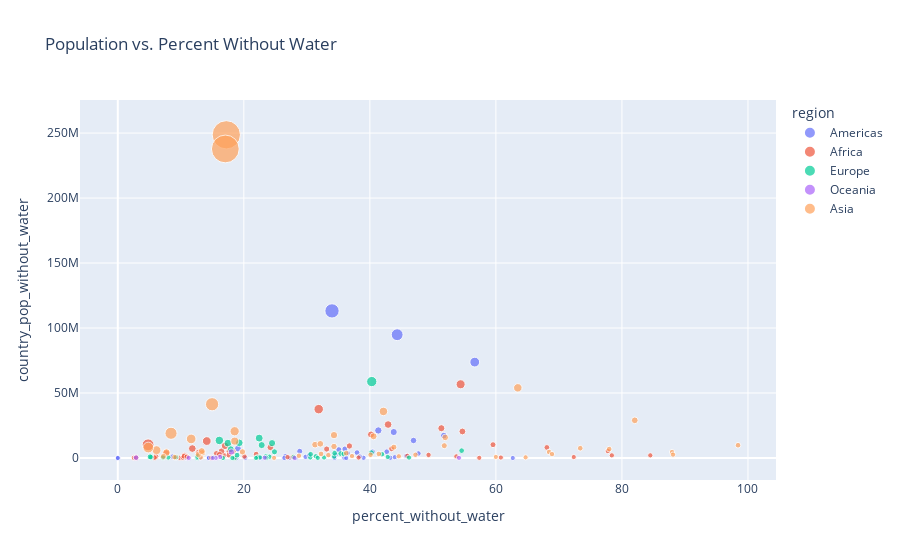

Notebook code for this chart:
### Code cell
# plot the countries by population withgout water and percent without water
px.scatter(df_countries, x="percent_without_water", y="country_pop_without_water", size="bubble_size", color="region", hover_name="bubble_text", title="Population vs. Percent Without Water")

### Figure 1 — Plotly figure (JSON) as saved in the notebook; plotly's stock layout.template omitted (floating-point values rounded to 4 significant figures)
{"data": [{"hovertemplate": "<b>%{hovertext}</b><br><br>region=Americas<br>percent_without_water=%{x}<br>country_pop_without_water=%{y}<br>bubble_size=%{marker.size}<extra></extra>", "hovertext": ["British Virgin Islands", "Saint Martin (French part)", "Panama", "Puerto Rico", "Suriname", "Belize", "Guyana", "El Salvador", "French Guiana", "Canada", "Honduras", "Haiti", "Guatemala", "Dominican Republic", "Costa Rica", "Turks and Caicos Islands", "Bahamas", "Colombia", "Chile", "Jamaica", "Curacao", "Nicaragua", "Ecuador", "United States", "Guadeloupe", "Cuba", "Paraguay", "Brazil", "Peru", "Martinique", "Trinidad and Tobago", "Saint Vincent and the Grenadines", "Saint Lucia", "Montserrat", "Venezuela", "Bolivia", "Mexico", "Falkland Islands", "Argentina", "Uruguay", "Grenada", "Saint Pierre and Miquelon", "Bonaire Sint Eustatius and Saba", "Saint Kitts and Nevis"], "legendgroup": "Americas", "marker": {"color": "#636efa", "size": [50.03, 50.04, 54.38, 52.83, 50.59, 50.4, 50.79, 56.52, 50.31, 88.07, 60.06, 61.54, 68.25, 60.95, 55.14, 50.04, 50.4, 101.3, 69.21, 52.97, 50.16, 56.7, 67.89, 382.9, 50.4, 61.32, 57.22, 264.0, 83.36, 50.37, 51.4, 50.11, 50.18, 50.0, 78.7, 61.83, 180.3, 50.0, 95.61, 53.49, 50.11, 50.01, 50.03, 50.05], "sizemode": "area", "sizeref": 3.736, "symbol": "circle"}, "mode": "markers", "name": "Americas", "orientation": "v", "showlegend": true, "type": "scatter", "x": [0, 0, 14.5, 29.8, 20.24, 13.02, 14.44, 30.4, 22.69, 19.06, 36.47, 8.687, 35.07, 37.97, 26.57, 18.84, 39.0, 41.34, 36.04, 38.39, 22.53, 34.55, 28.87, 33.99, 35.94, 42.68, 47.7, 44.33, 51.75, 43.25, 43.96, 14.46, 34.38, 62.68, 46.93, 40.42, 56.64, 36.26, 43.79, 45.77, 27.31, 10.82, 28.25, 26.42], "xaxis": "x", "y": [0, 0, 635300.0, 842800.0, 119800.0, 52710.0, 114100.0, 1982000.0, 69530.0, 7255000.0, 3670000.0, 1003000.0, 6401000.0, 4159000.0, 1366000.0, 7388.0, 154800.0, 21190000.0, 6923000.0, 1141000.0, 37140.0, 2316000.0, 5164000.0, 113200000.0, 143800.0, 4831000.0, 3444000.0, 94870000.0, 17260000.0, 162100.0, 616900.0, 16090.0, 63410.0, 3122.0, 13470000.0, 4783000.0, 73790000.0, 1279.0, 19970000.0, 1595000.0, 30860.0, 624.2, 7470.0, 14150.0], "yaxis": "y"}, {"hovertemplate": "<b>%{hovertext}</b><br><br>region=Africa<br>percent_without_water=%{x}<br>country_pop_without_water=%{y}<br>bubble_size=%{marker.size}<extra></extra>", "hovertext": ["Congo", "Mauritius", "Lesotho", "Eswatini", "Malawi", "Central African Republic", "Equatorial Guinea", "Zambia", "Mozambique", "Guinea-Bissau", "Uganda", "Tanzania", "Democratic Republic of Congo", "Sierra Leone", "Burundi", "South Africa", "Guinea", "Cameroon", "Togo", "Reunion", "Madagascar", "Nigeria", "Rwanda", "Egypt", "Zimbabwe", "Angola", "Cote d'Ivoire", "Ghana", "Gambia", "Liberia", "Kenya", "Gabon", "Benin", "Sao Tome and Principe", "Morocco", "Ethiopia", "Algeria", "Mali", "South Sudan", "Burkina Faso", "Tunisia", "Senegal", "Chad", "Eritrea", "Namibia", "Mauritania", "Botswana", "Niger", "Djibouti", "Sudan", "Somalia", "Western Sahara", "Libya"], "legendgroup": "Africa", "marker": {"color": "#EF553B", "size": [55.66, 51.27, 52.16, 51.17, 69.65, 54.92, 51.45, 68.92, 82.16, 52.02, 97.12, 111.5, 142.4, 58.14, 62.26, 110.0, 63.5, 77.22, 58.48, 50.9, 78.43, 261.4, 63.28, 154.3, 65.09, 83.93, 77.05, 81.73, 52.49, 55.18, 105.0, 52.28, 62.45, 50.22, 87.34, 167.9, 94.62, 70.86, 61.38, 71.5, 61.94, 67.2, 66.91, 53.6, 52.59, 54.78, 52.4, 75.13, 51.0, 94.91, 66.36, 50.61, 56.96], "sizemode": "area", "sizeref": 3.736, "symbol": "circle"}, "mode": "markers", "name": "Africa", "orientation": "v", "showlegend": true, "type": "scatter", "x": [20.1, 9.818, 27.69, 14.83, 6.035, 5.843, 18.57, 10.57, 12.83, 10.31, 7.685, 11.82, 14.12, 9.243, 16.83, 42.89, 10.52, 18.26, 10.97, 38.21, 17.66, 4.805, 21.96, 54.4, 12.81, 24.21, 17.72, 16.46, 26.95, 2.565, 17.01, 53.73, 17.62, 57.36, 54.68, 31.88, 51.35, 33.14, 2.915, 15.65, 68.09, 59.54, 16.14, 45.95, 78.4, 49.31, 84.5, 36.75, 72.36, 40.19, 43.46, 60.79, 77.77], "xaxis": "x", "y": [1137000.0, 125000.0, 597800.0, 173900.0, 1186000.0, 287500.0, 269300.0, 2000000.0, 4125000.0, 207900.0, 3621000.0, 7271000.0, 13040000.0, 752500.0, 2063000.0, 25750000.0, 1419000.0, 4970000.0, 929700.0, 344500.0, 5020000.0, 10160000.0, 2915000.0, 56720000.0, 1934000.0, 8215000.0, 4795000.0, 5224000.0, 670200.0, 132900.0, 9354000.0, 1224000.0, 2194000.0, 128100.0, 20420000.0, 37580000.0, 22910000.0, 6912000.0, 331800.0, 3365000.0, 8127000.0, 10240000.0, 2729000.0, 1655000.0, 2028000.0, 2355000.0, 2026000.0, 9236000.0, 725200.0, 18050000.0, 7110000.0, 371900.0, 5411000.0], "yaxis": "y"}, {"hovertemplate": "<b>%{hovertext}</b><br><br>region=Europe<br>percent_without_water=%{x}<br>country_pop_without_water=%{y}<br>bubble_size=%{marker.size}<extra></extra>", "hovertext": ["Sweden", "Netherlands", "Norway", "Albania", "Malta", "Lithuania", "Hungary", "Finland", "United Kingdom", "France", "Isle of Man", "Switzerland", "Slovakia", "Slovenia", "Austria", "Moldova", "Estonia", "Faeroe Islands", "Belarus", "Ireland", "Italy", "Poland", "Romania", "Latvia", "North Macedonia", "Denmark", "Bosnia and Herzegovina", "Bulgaria", "Belgium", "Ukraine", "Serbia", "Czechia", "Germany", "Russia", "Croatia", "Portugal", "Spain", "Montenegro", "Cyprus", "Liechtenstein", "Andorra", "Iceland", "Luxembourg", "Greece"], "legendgroup": "Europe", "marker": {"color": "#00cc96", "size": [60.16, 67.17, 55.47, 52.87, 50.44, 52.69, 59.63, 55.55, 118.2, 115.4, 50.09, 58.72, 55.46, 52.08, 59.04, 54.02, 51.33, 50.05, 59.44, 54.98, 110.4, 87.8, 69.13, 51.87, 52.08, 55.81, 53.26, 56.9, 61.63, 93.47, 58.7, 60.72, 133.9, 195.9, 54.08, 60.17, 96.75, 50.63, 51.22, 50.04, 50.08, 50.34, 50.63, 60.37], "sizemode": "area", "sizeref": 3.736, "symbol": "circle"}, "mode": "markers", "name": "Europe", "orientation": "v", "showlegend": true, "type": "scatter", "x": [5.292, 5.134, 9.225, 22.17, 18.56, 27.9, 35.37, 8.004, 22.44, 17.48, 12.6, 12.66, 23.69, 15.25, 7.289, 24.07, 30.54, 18.18, 30.6, 23.44, 19.28, 17.93, 24.86, 42.83, 22.55, 7.165, 34.34, 41.92, 18.93, 22.83, 35.86, 34.41, 16.12, 40.3, 31.42, 40.25, 24.48, 46.22, 32.73, 16.69, 21.94, 31.73, 23.57, 54.56], "xaxis": "x", "y": [537700.0, 881700.0, 504200.0, 636900.0, 82180.0, 750400.0, 3408000.0, 444100.0, 15300000.0, 11430000.0, 10770.0, 1103000.0, 1293000.0, 317100.0, 659200.0, 968500.0, 404700.0, 8919.0, 2889000.0, 1168000.0, 11640000.0, 6778000.0, 4756000.0, 799700.0, 469600.0, 416500.0, 1121000.0, 2891000.0, 2202000.0, 9925000.0, 3119000.0, 3690000.0, 13520000.0, 58800000.0, 1283000.0, 4093000.0, 11440000.0, 290300.0, 397900.0, 6384.0, 16970.0, 109000.0, 149600.0, 5659000.0], "yaxis": "y"}, {"hovertemplate": "<b>%{hovertext}</b><br><br>region=Oceania<br>percent_without_water=%{x}<br>country_pop_without_water=%{y}<br>bubble_size=%{marker.size}<extra></extra>", "hovertext": ["New Zealand", "Papua New Guinea", "Fiji", "Solomon Islands", "New Caledonia", "Australia", "Vanuatu", "Palau", "Samoa"], "legendgroup": "Oceania", "marker": {"color": "#ab63fa", "size": [54.86, 59.12, 50.9, 50.7, 50.29, 75.79, 50.31, 50.02, 50.2], "sizemode": "area", "sizeref": 3.736, "symbol": "circle"}, "mode": "markers", "name": "Oceania", "orientation": "v", "showlegend": true, "type": "scatter", "x": [16.22, 2.905, 23.31, 11.25, 28.05, 18.02, 15.54, 15.06, 54.14], "xaxis": "x", "y": [788600.0, 264900.0, 210500.0, 79210.0, 80840.0, 4647000.0, 48880.0, 2736.0, 108400.0], "yaxis": "y"}, {"hovertemplate": "<b>%{hovertext}</b><br><br>region=Asia<br>percent_without_water=%{x}<br>country_pop_without_water=%{y}<br>bubble_size=%{marker.size}<extra></extra>", "hovertext": ["Brunei", "Philippines", "Azerbaijan", "Vietnam", "Japan", "Kyrgyzstan", "Bangladesh", "Armenia", "Georgia", "Nepal", "Myanmar", "Thailand", "Laos", "China", "Taiwan", "Pakistan", "Malaysia", "Cambodia", "Tajikistan", "Uzbekistan", "Mongolia", "Turkey", "North Korea", "India", "Sri Lanka", "Iraq", "Indonesia", "Bhutan", "Kazakhstan", "South Korea", "Iran", "Afghanistan", "Singapore", "Lebanon", "Syria", "Jordan", "Israel", "Turkmenistan", "Hong Kong", "Palestine", "Yemen", "Timor", "Oman", "Kuwait", "United Arab Emirates", "Qatar", "Saudi Arabia"], "legendgroup": "Asia", "marker": {"color": "#FFA15A", "size": [50.44, 161.0, 60.22, 148.2, 176.1, 56.63, 216.3, 52.97, 53.98, 79.67, 104.8, 120.0, 57.38, 1494.0, 73.86, 275.2, 82.78, 66.95, 59.75, 83.94, 53.33, 135.0, 75.89, 1443.0, 71.5, 91.18, 326.4, 50.78, 68.99, 101.3, 135.0, 89.84, 55.9, 56.77, 68.28, 60.27, 58.79, 56.12, 57.55, 55.22, 80.49, 51.34, 55.22, 54.33, 59.99, 52.93, 85.34], "sizemode": "area", "sizeref": 3.736, "symbol": "circle"}, "mode": "markers", "name": "Asia", "orientation": "v", "showlegend": true, "type": "scatter", "x": [24.8, 18.54, 36.25, 6.146, 11.64, 33.41, 4.841, 44.6, 37.17, 13.41, 7.72, 18.56, 9.001, 17.22, 19.78, 8.446, 31.3, 7.225, 32.26, 32.14, 13.17, 42.15, 34.3, 17.06, 12.78, 40.59, 14.96, 64.72, 43.81, 34.3, 63.48, 13.33, 28.74, 68.44, 51.81, 73.39, 77.98, 40.11, 41.42, 47.23, 51.96, 59.99, 87.95, 68.9, 98.42, 88.11, 82.04], "xaxis": "x", "y": [109500.0, 20590000.0, 3706000.0, 6033000.0, 14680000.0, 2214000.0, 8050000.0, 1324000.0, 1479000.0, 3980000.0, 4231000.0, 12980000.0, 664200.0, 248700000.0, 4718000.0, 19020000.0, 10260000.0, 1224000.0, 3145000.0, 10910000.0, 438500.0, 35850000.0, 8880000.0, 237800000.0, 2748000.0, 16710000.0, 41350000.0, 504700.0, 8322000.0, 17600000.0, 53970000.0, 5308000.0, 1695000.0, 4633000.0, 9469000.0, 7536000.0, 6854000.0, 2454000.0, 3129000.0, 2467000.0, 15840000.0, 806200.0, 4594000.0, 2983000.0, 9834000.0, 2582000.0, 28990000.0], "yaxis": "y"}], "layout": {"legend": {"itemsizing": "constant", "title": {"text": "region"}, "tracegroupgap": 0}, "title": {"text": "Population vs. Percent Without Water"}, "xaxis": {"anchor": "y", "domain": [0, 1], "title": {"text": "percent_without_water"}}, "yaxis": {"anchor": "x", "domain": [0, 1], "title": {"text": "country_pop_without_water"}}}}
